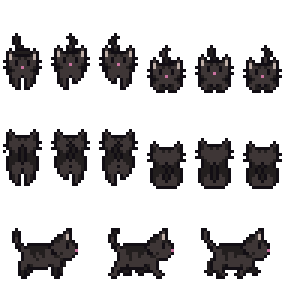
#> input picture assets/pixel-agents/pets/gitcat/pet.png, 96 x 96 px (shown 3 times larger); the run also reads 1 picture not shown here
$ python draw-pets.py ../assets/pixel-agents/pets/gitcat/pet.png
#> lines starting #> are read from the running program, lines starting #| are printed output that depends on the picture
#!/usr/bin/env python3
"""Makes the deskmates pets from the Pixel Agents ones (MIT): Claudio the dog and Gitcat the cat.

Each pet keeps the body, poses and animation of a Pixel Agents pet sheet and gets a new look: the fur recoloured as
ramps that keep the original shading, then per-frame edits anchored on the nose (white muzzles, bibs and socks,
calico patches, a docked tail and shorter legs, longer ears). The pets are original designs, breeds only.

Sheet format: 96x96. Rows 0 and 1 hold six 16x32 frames facing down and up (0-2 walk, 3-5 sit); row 2 holds three
32x32 side-walk frames facing right. Run from the repository root:

    python3 scripts/draw-pets.py            # writes assets/pets/<id>/pet.png and manifest.json
    python3 scripts/draw-pets.py --preview  # also writes enlarged previews to docs/pets-preview/
"""
import json
import sys
from pathlib import Path
from PIL import Image, ImageDraw

ROOT = Path(__file__).resolve().parent.parent
SRC = ROOT / "assets" / "pixel-agents" / "pets"
OUT = ROOT / "assets" / "pets"
PREVIEW = ROOT / "docs" / "pets-preview"
CLEAR = (0, 0, 0, 0)


def rgb(h):
    return tuple(int(h[i:i + 2], 16) for i in (0, 2, 4))


def rgba(h):
    return rgb(h) + (255,)


# The colours of the two base sheets, by what they are (read off the sheets).
GITCAT = {"outline": "120e14", "fur": "3e3636", "shade": "221e1e", "ear": "c2b1a9", "nose": "ca719f"}
CLAUDIO = {"outline": "694325", "dark": "56361d", "fur": "ec954f", "fur2": "bd7a43", "fur3": "a56837",
           "tan": "a18b65", "muzzle": "b0a084", "ear": "f5c1c1", "ear2": "c5a3a3", "tongue": "cc6e77",
           "eye": "120e14", "nose": "000000"}


def cells():
    """(view, kind, x0, y0, width) of every frame of a sheet."""
    for row, view in ((0, "front"), (1, "back")):
        for f in range(6):
            yield view, "walk" if f < 3 else "sit", f * 16, row * 32, 16
    for f in range(3):
        yield "side", "walk", f * 32, 64, 32


class Cell:
    """One frame of the sheet being drawn, read from the untouched base so edits never feed into each other."""

    def __init__(self, base, im, x0, y0, w):
        self.base, self.im, self.x0, self.y0, self.w = base, im, x0, y0, w

    def get(self, x, y):
        if not (0 <= x < self.w and 0 <= y < 32):
            return CLEAR
        return self.base.getpixel((self.x0 + x, self.y0 + y))

    def now(self, x, y):
        if not (0 <= x < self.w and 0 <= y < 32):
            return CLEAR
        return self.im.getpixel((self.x0 + x, self.y0 + y))

    def put(self, x, y, c):
        if 0 <= x < self.w and 0 <= y < 32:
            self.im.putpixel((self.x0 + x, self.y0 + y), c)

    def find(self, colour):
        """First pixel of a colour, scanning rows top-down and each row from the right (the nose faces right)."""
        c = rgb(colour)
        for y in range(32):
            for x in reversed(range(self.w)):
                p = self.get(x, y)
                if p[3] and p[:3] == c:
                    return x, y
        return None

    def is_(self, x, y, *colours):
        p = self.get(x, y)
        return bool(p[3]) and p[:3] in {rgb(c) for c in colours}


def recolour(im, mapping):
    im = im.copy()
    px = im.load()
    m = {rgb(k): rgb(v) for k, v in mapping.items()}
    for y in range(im.height):
        for x in range(im.width):
            p = px[x, y]
            if p[3] and p[:3] in m:
                px[x, y] = m[p[:3]] + (p[3],)
    return im


def paint(cell, x, y, fur, ramp):
    """Recolours one fur pixel of the base with the ramp ({base colour: new colour}); outlines and eyes stay."""
    p = cell.get(x, y)
    if p[3] and p[:3] in fur:
        cell.put(x, y, rgba(ramp[fur[p[:3]]]))


def socks(cell, fur, ramp, depth, from_y):
    """The lowest `depth` fur pixels of every column below `from_y`: paws (and a belly line between the legs)."""
    for x in range(cell.w):
        n = 0
        for y in reversed(range(from_y, 32)):
            p = cell.get(x, y)
            if not p[3]:
                if n:
                    break
                continue
            if p[:3] in fur:
                paint(cell, x, y, fur, ramp)
                n += 1
                if n == depth:
                    break


def dock(cell, row, base_outline, outline):
    """Side view: everything behind the rump above the back line goes (the tail), and the rump gets its outline."""
    back = next(x for x in range(cell.w) if all(cell.is_(x + i, row, base_outline) for i in range(4)))
    below = next(x for x in range(cell.w) if cell.get(x, row + 2)[3])
    for y in range(row + 2):
        edge = back if y < row else back - 1 if y == row else below
        for x in range(edge):
            cell.put(x, y, CLEAR)
    cell.put(back - 1, row, outline)
    for x in range(below, max(back - 1, below + 1)):
        cell.put(x, row + 1, outline)
    return back


# ---------------------------------------------------------------- Pascal, a tuxedo cat (from Gitcat)

def pascal():
    base = Image.open(SRC / "gitcat" / "pet.png").convert("RGBA")
    g = GITCAT
    im = recolour(base, {g["fur"]: "35302f", g["shade"]: "1e1a1b", g["ear"]: "d8a8a8"})
    fur = {rgb(g["fur"]): "fur", rgb(g["shade"]): "shade"}
    white = {"fur": "f2eee8", "shade": "c4bcb6"}
    for view, kind, x0, y0, w in cells():
        c = Cell(base, im, x0, y0, w)
        if view == "front":
            nx, ny = c.find(g["nose"])
            rows = {0: (-2, 2), 1: (-2, 2), 2: (-2, 2), 3: (-1, 1)} if kind == "walk" else \
                {0: (-2, 2), 1: (-3, 3), 2: (-3, 3), 3: (-3, 3), 4: (-3, 3)}
            for dy, (a, b) in rows.items():
                for dx in range(a, b + 1):
                    if (dx, dy) != (0, 0):
                        paint(c, nx + dx, ny + dy, fur, white)
            if kind == "walk":
                socks(c, fur, white, 2, ny + 4)
        elif view == "back":
            if kind == "walk":
                socks(c, fur, white, 2, 25)
        else:
            nx, ny = c.find(g["nose"])
            for dy, (a, b) in {0: (-2, -1), 1: (-4, -1), 2: (-5, -2), 3: (-6, -3), 4: (-7, -4)}.items():
                for dx in range(a, b + 1):
                    paint(c, nx + dx, ny + dy, fur, white)
            socks(c, fur, white, 2, ny + 4)
    return im


# ---------------------------------------------------------------- Nova, a calico cat (from Gitcat)

def blob(cell, ax, ay, spots, fur, ramp):
    """Patches of fur: ellipses (dx, dy, rx, ry) around the anchor, with soft pixel-art edges."""
    for x in range(cell.w):
        for y in range(32):
            for dx, dy, rx, ry in spots:
                if ((x - ax - dx) / rx) ** 2 + ((y - ay - dy) / ry) ** 2 <= 1.0:
                    paint(cell, x, y, fur, ramp)
                    break


def nova():
    base = Image.open(SRC / "gitcat" / "pet.png").convert("RGBA")
    g = GITCAT
    im = recolour(base, {g["fur"]: "f4efe6", g["shade"]: "cdc3b5", g["outline"]: "2a2224", g["ear"]: "e8b4b0"})
    fur = {rgb(g["fur"]): "fur", rgb(g["shade"]): "shade"}
    orange = {"fur": "e4943f", "shade": "b5682a"}
    black = {"fur": "3c3434", "shade": "282222"}
    for view, kind, x0, y0, w in cells():
        c = Cell(base, im, x0, y0, w)
        if view == "front":
            # the cat's right side (the viewer's left) is orange, its left ear black; an orange tail behind
            nx, ny = c.find(g["nose"])
            blob(c, nx, ny, [(-4, -3, 3.2, 3.2), (-1, -10, 3.5, 4.5)], fur, orange)
            blob(c, nx, ny, [(4, -4, 2.6, 2.2)], fur, black)
            blob(c, nx, ny, [(-1, -13, 2, 1.6)], fur, black)  # tail tip
            if kind == "walk":
                blob(c, nx, ny, [(3, 4, 1.6, 1.4)], fur, black)
            else:
                blob(c, nx, ny, [(3, 3, 1.6, 1.4)], fur, orange)
        elif view == "back":
            top = 11 if kind == "walk" else 14
            blob(c, 7, top, [(4, 2, 3.2, 3.0), (3, 9, 2.6, 2.4)], fur, orange)
            blob(c, 7, top, [(-4, 1, 2.4, 2.0), (-3, 12, 2.4, 2.4)], fur, black)
        else:
            # the side shows its left: black ear and nape, an orange saddle, a black hip and an orange tail
            nx, ny = c.find(g["nose"])
            blob(c, nx, ny, [(-3, -5, 2.6, 2.4)], fur, black)
            blob(c, nx, ny, [(-12, -2, 4.2, 2.2), (-19, -6, 2.2, 5.0)], fur, orange)
            blob(c, nx, ny, [(-17, 1, 2.6, 2.4), (-20, -12, 1.6, 1.6)], fur, black)
    return im


# ---------------------------------------------------------------- Biscuit, a tricolour corgi (from Claudio)

def drop_rows(im, x0, y0, w, rows):
    """Removes rows of a frame and lets everything above slide down, so the feet stay on the ground."""
    cell = im.crop((x0, y0, x0 + w, y0 + 32))
    keep = [y for y in range(32) if y not in rows]
    out = Image.new("RGBA", (w, 32), CLEAR)
    for i, y in enumerate(reversed(keep)):
        out.paste(cell.crop((0, y, w, y + 1)), (0, 31 - i))
    im.paste(out, (x0, y0))


def biscuit():
    base = Image.open(SRC / "claudio" / "pet.png").convert("RGBA")
    k = CLAUDIO
    # a tricolour: a charcoal coat, tan cheeks and muzzle, white blaze, chest and socks, so it never reads as Claudio,
    # whose orange it was recoloured from
    im = recolour(base, {k["fur"]: "3b322d", k["fur2"]: "2c2521", k["fur3"]: "221c19", k["outline"]: "120e14",
                         k["dark"]: "0d0a0b", k["tan"]: "c47a3c", k["muzzle"]: "f8f4ee"})
    fur = {rgb(k["fur"]): "fur", rgb(k["fur2"]): "fur2", rgb(k["fur3"]): "fur3"}
    white = {"fur": "f8f4ee", "fur2": "dcd2c6", "fur3": "dcd2c6"}
    out = rgba("120e14")
    for view, kind, x0, y0, w in cells():
        c = Cell(base, im, x0, y0, w)
        if view == "front":
            # a white blaze up the forehead, white chest and socks
            nx, ny = c.find(k["nose"])
            for dy in (-3, -2):
                paint(c, nx, ny + dy, fur, white)
                paint(c, nx + 1, ny + dy, fur, white)
            for dy, (a, b) in {3: (-2, 3), 4: (-2, 3), 5: (-1, 2)}.items():
                for dx in range(a, b + 1):
                    paint(c, nx + dx, ny + dy, fur, white)
            if kind == "walk":
                socks(c, fur, white, 2, 25)
            else:
                socks(c, fur, white, 1, 28)
        elif view == "back":
            if kind == "walk":
                socks(c, fur, white, 2, 25)
            else:
                # no tail curled on the floor: a docked one
                for y in (28, 29, 30):
                    for x in range(0, 4):
                        p = c.get(x, y)
                        if p[3] and (x < 2 or c.is_(x, y, k["dark"], k["tan"])):
                            c.put(x, y, CLEAR)
                for y in (28, 29):
                    c.put(2, y, out)
                c.put(3, 30, CLEAR)
        else:
            # docked tail
            dock(c, 17, k["outline"], out)
            socks(c, fur, white, 2, 24)
            # white from the chin down the chest
            nx, ny = c.find(k["nose"])
            for dy, (a, b) in {1: (-3, -1), 2: (-4, -2), 3: (-6, -2), 4: (-7, -3), 5: (-8, -4)}.items():
                for dx in range(a, b + 1):
                    paint(c, nx + dx, ny + dy, fur, white)
    # short legs: one row of leg out of every walking frame, one of body from the side
    for view, kind, x0, y0, w in cells():
        if kind == "walk":
            drop_rows(im, x0, y0, w, {26, 28} if view != "side" else {21, 27})
    return im


# ---------------------------------------------------------------- Pip, a lab rabbit (from Gitcat)

def stamp(cell, x0, y0, rows, colours):
    """Draws a small template; '.' leaves the pixel as it is."""
    for dy, line in enumerate(rows):
        for dx, ch in enumerate(line):
            if ch != ".":
                cell.put(x0 + dx, y0 + dy, colours[ch])


EAR_FRONT = [".oo.", "ofpo", "ofpo", "ofpo", "ofpo", "ofpo", "ofpo"]
EAR_BACK = [".oo.", "offo", "offo", "ofso", "ofso", "ofso", "ofso"]
# from the side the ears lean back: (dy, dx) from the nose of each row's left end
EAR_SIDE = [(-15, -7, ".oo."), (-14, -8, "offpo"), (-13, -8, "offpo"), (-12, -7, "offpo"), (-11, -7, "offpo"),
            (-10, -7, "offpo"), (-9, -6, "offpo"), (-8, -6, "offpo"), (-7, -6, "offpo"), (-6, -6, "offpo")]
POMPOM = [".oo.", "owwo", "owso", ".oo."]


def pip():
    base = Image.open(SRC / "gitcat" / "pet.png").convert("RGBA")
    g = GITCAT
    pal = {"fur": "b4aca6", "shade": "857d78", "outline": "3a3032", "ear": "eab4b4"}
    im = recolour(base, {g["fur"]: pal["fur"], g["shade"]: pal["shade"], g["outline"]: pal["outline"], g["ear"]: pal["ear"]})
    col = {"o": rgba(pal["outline"]), "f": rgba(pal["fur"]), "s": rgba(pal["shade"]), "p": rgba(pal["ear"]),
           "w": rgba("f6f2ec"), "W": rgba("d2cac2")}
    pom = dict(col, s=col["W"])
    for view, kind, x0, y0, w in cells():
        c = Cell(base, im, x0, y0, w)
        if view == "front":
            # the tail curled behind the head goes; two long ears stand up instead of the short ones
            top = next(y for y in range(32) if any(c.is_(x, y, g["ear"]) for x in range(w)))
            for y in range(top):
                for x in range(w):
                    c.put(x, y, CLEAR)
            for y in (top, top + 1):
                for x in (2, 3, 4, 10, 11, 12):
                    paint(c, x, y, {rgb(g["ear"]): "ear"}, {"ear": pal["fur"]})
            n = len(EAR_FRONT)
            stamp(c, 2, top - n, EAR_FRONT, col)
            stamp(c, 9, top - n, [line[::-1] for line in EAR_FRONT], col)
        elif view == "back":
            top = next(y for y in range(32) if all(c.get(x, y)[3] for x in range(5, 10)))
            for y in range(top):
                for x in range(w):
                    c.put(x, y, CLEAR)
            n = len(EAR_BACK)
            stamp(c, 2, top - n, EAR_BACK, col)
            stamp(c, 9, top - n, EAR_BACK, col)
            # the tail drawn down the back becomes plain fur, with a round white tail at the bottom
            bottom = max(y for y in range(32) for x in range(4, 11) if c.get(x, y)[3])
            for y in range(top + 3, bottom - 1):
                for x in range(4, 11):
                    if c.is_(x, y, g["outline"], g["shade"]) and c.get(x - 1, y)[3] and c.get(x + 1, y)[3] \
                            and not (kind == "walk" and y > bottom - 7):
                        c.put(x, y, col["s"] if c.is_(x, y, g["shade"]) and x in (4, 10) else col["f"])
            stamp(c, 6, bottom - (8 if kind == "walk" else 6), POMPOM, pom)
        else:
            back = dock(c, 17, g["outline"], col["o"])
            stamp(c, back - 4, 15, POMPOM, pom)
            nx, ny = c.find(g["nose"])
            far = dict(col, f=col["s"], p=col["s"])
            for dy, dx, line in EAR_SIDE:  # the far ear peeks out behind the near one
                stamp(c, nx + dx - 2, ny + dy + 1, [line], far)
            for dy, dx, line in EAR_SIDE:
                stamp(c, nx + dx, ny + dy, [line], col)
            for dy in range(-7, -4):
                for dx in range(-6, -1):
                    paint(c, nx + dx, ny + dy, {rgb(g["ear"]): "ear"}, {"ear": pal["fur"]})
    return im


PETS = [
    {"id": "pascal", "name": "Pascal", "base": "gitcat", "about": "a tuxedo cat: white muzzle, bib and socks", "make": pascal},
    {"id": "nova", "name": "Nova", "base": "gitcat", "about": "a calico cat: white with orange and black patches", "make": nova},
    {"id": "biscuit", "name": "Biscuit", "base": "claudio", "about": "a tricolour corgi: charcoal coat, tan cheeks, white blaze, chest and socks, docked tail, short legs", "make": biscuit},
    {"id": "pip", "name": "Pip", "base": "gitcat", "about": "a grey lab rabbit: long ears and a round white tail", "make": pip},
]


def enlarge(im, scale=8, grid=True):
    bg = Image.new("RGBA", im.size, (214, 226, 210, 255))
    bg.alpha_composite(im)
    big = bg.resize((im.width * scale, im.height * scale), Image.NEAREST)
    if grid:
        d = ImageDraw.Draw(big)
        for y in (32, 64):
            d.line([(0, y * scale), (big.width, y * scale)], fill=(160, 170, 160, 255))
        for x in range(16, 96, 16):
            d.line([(x * scale, 0), (x * scale, 64 * scale)], fill=(160, 170, 160, 255))
        for x in (32, 64):
            d.line([(x * scale, 64 * scale), (x * scale, big.height)], fill=(160, 170, 160, 255))
    return big


def lineup(scale=6):
    """Every pet side by side: walking towards you, sitting, from behind and from the side."""
    names = [("claudio", "Claudio", SRC), ("gitcat", "Gitcat", SRC)] + [(p["id"], p["name"], OUT) for p in PETS]
    cols = [(0, 0, 16), (48, 0, 16), (0, 32, 16), (0, 64, 32)]
    cw = sum(w for _, _, w in cols) + 4 * (len(cols) - 1)
    im = Image.new("RGBA", (len(names) * (cw + 12) + 12, 32 + 14), (214, 226, 210, 255))
    d = ImageDraw.Draw(im)
    for i, (pid, name, src) in enumerate(names):
        sheet = Image.open(src / pid / "pet.png").convert("RGBA")
        x = 12 + i * (cw + 12)
        for sx, sy, w in cols:
            im.alpha_composite(sheet.crop((sx, sy, sx + w, sy + 32)), (x, 2))
            x += w + 4
        d.text((12 + i * (cw + 12), 34), name, fill=(40, 48, 40, 255))
    return im.resize((im.width * scale, im.height * scale), Image.NEAREST)


def main():
    preview = "--preview" in sys.argv
    for spec in PETS:
        im = spec["make"]()
        assert im.size == (96, 96)
        d = OUT / spec["id"]
        d.mkdir(parents=True, exist_ok=True)
        im.save(d / "pet.png")
        (d / "manifest.json").write_text(json.dumps({"id": spec["id"], "name": spec["name"]}) + "\n")
        print(f"assets/pets/{spec['id']}/pet.png ({spec['about']}) from Pixel Agents {spec['base']}")
        if preview:
            PREVIEW.mkdir(parents=True, exist_ok=True)
            enlarge(im).save(PREVIEW / f"{spec['id']}.png")
#> this loop made 4 passes
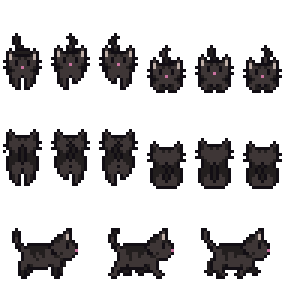
#> input picture assets/pixel-agents/pets/gitcat/pet.png, 96 x 96 px (shown 3 times larger)
#> after the loop:
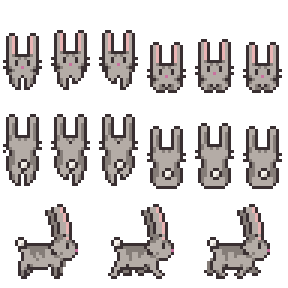
#> im: PIL image 96x96 RGBA (shown 3 times larger); mean R, G, B, A 42.3, 38.8, 38, 85.5; transparent parts drawn white
    if preview:
        lineup().save(PREVIEW / "lineup.png")


if __name__ == "__main__":
    main()
